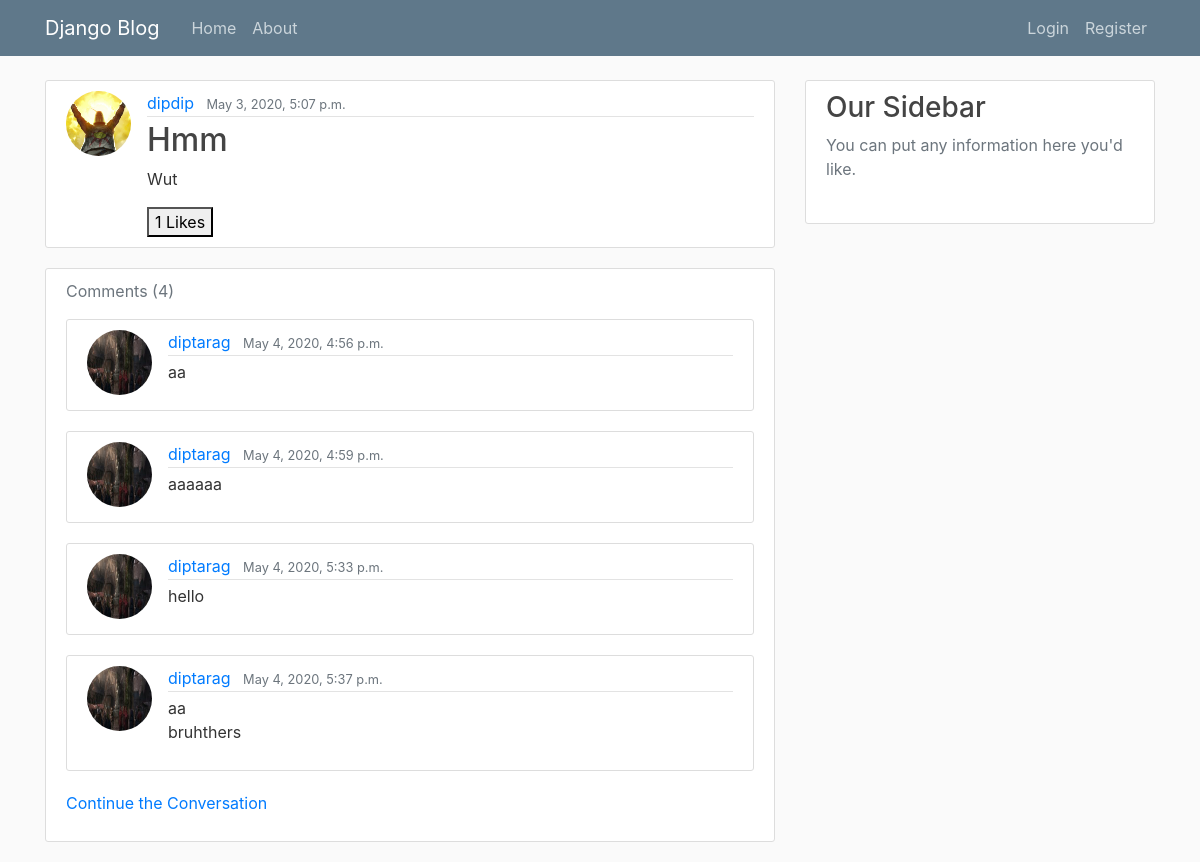
Screenshot of /post/3/ with the database file from the repository.
### Blog/models.py (models this page shows, shortened)
class Post(models.Model):
	title = models.CharField(max_length=100)
	content = models.TextField()
	date_posted = models.DateTimeField(default=timezone.now)
	author = models.ForeignKey(User, on_delete=models.CASCADE)
	likers = models.ManyToManyField(User, related_name = 'likers', blank = True)

class Comment(models.Model):
	content = models.TextField()
	date_posted = models.DateTimeField(default=timezone.now)
	author = models.ForeignKey(User, on_delete=models.CASCADE)
	post = models.ForeignKey(Post, on_delete=models.CASCADE)
	likes = models.ManyToManyField(User, related_name = 'likes', blank = True)

### users/models.py (models this page shows, shortened)
class Profile(models.Model):
    user = models.OneToOneField(User, on_delete=models.CASCADE)
    image = models.ImageField(default='default.jpg', upload_to='profile_pics')

### Blog/views.py (the view)
# urls.py: path('post/<int:pk>/', PostDetailView.as_view(), name='post-detail'),
class PostDetailView(DetailView):
    model = Post
    def get_context_data(self, **kwargs):
        context = super().get_context_data(**kwargs)
        is_liked = False
        if (self.object.likers.filter(username = self.request.user.username).exists()):
            is_liked = True
        else:
            is_liked = False
        post = self.object
        context['comments'] = Comment.objects.filter(post = self.object)
        context['is_liked'] = is_liked
        context['post']  = post
        return context

### Blog/templates/Blog/post_detail.html (shortened to what this page needs)
{%  extends "Blog/base.html" %}
{% block content %}
<body>
	<article class="media content-section">
				<img class = "rounded-circle article-img" src = "{{object.author.profile.image.url}}">
  <div class="media-body">
    <div class="article-metadata">
      <a class="mr-2" href="{% url 'profile-other' object.author.profile.id %}">{{ object.author }}</a>
      <small class="text-muted">{{ object.date_posted }}</small>
    </div>
    <h2>{{ object.title }}</h2>
    <p class="article-content">{{ object.content }}</p>
		<div id = "like-section"> {% include 'Blog/like-section.html' %} </div>
  </div>
</article>
<div class="content-section"> <p class="text-muted"> Comments ({{comments.count}}) </p>
{% for comment in comments %}
		<article class="media content-section">
					<img class = "rounded-circle article-img" src = "{{comment.author.profile.image.url}}">
		<div class="media-body">
			<div class="article-metadata">
				<a class="mr-2" href="{% url 'profile-other' comment.author.profile.id %}">{{ comment.author }}</a>
				<small class="text-muted">{{ comment.date_posted }}</small>
			</div>
			<p class="article-content">{{ comment.content }}</p>
		</div>
		</article>
{% endfor %}
<p> <a href="{% url 'post-comment' object.id%}"> Continue the Conversation </a></p>
</div>
</body>
{% endblock content %}

### Blog/templates/Blog/base.html (shortened to what this page needs)
{% load static %}
<!DOCTYPE HTML>
<html lang="en">
  <head>
    <link rel="stylesheet" href="https://maxcdn.bootstrapcdn.com/bootstrap/4.0.0/css/bootstrap.min.css">
	<link rel="stylesheet" type="text/css" href="{%static 'Blog/main.css' %}">
</head>
<body>
	<header class="site-header">
  <nav class="navbar navbar-expand-md navbar-dark bg-steel fixed-top">
    <div class="container">
      <a class="navbar-brand mr-4" href="/">Django Blog</a>
      <div class="collapse navbar-collapse" id="navbarToggle">
        <div class="navbar-nav mr-auto">
          <a class="nav-item nav-link" href="{% url 'blog-home' %}">Home</a>
          <a class="nav-item nav-link" href="{% url 'blog-about' %}">About</a>
        </div>
        <div class="navbar-nav">
          {% if user.is_authenticated%}
                      <a class="nav-item nav-link" href="{% url 'profile' %}"> {{user.username }}</a>
                      <a class="nav-item nav-link" href="{% url 'logout' %}">Log Out</a>
          {% else %}
                      <a class="nav-item nav-link" href="{% url 'login' %}">Login</a>
                      <a class="nav-item nav-link" href="{% url 'register' %}">Register</a>
          {% endif %}
        </div>
      </div>
    </div>
  </nav>
</header>
<main role="main" class="container">
  <div class="row">
    <div class="col-md-8">
      {% block content %}{% endblock %}
    </div>
    <div class="col-md-4">
      <div class="content-section">
        <h3>Our Sidebar</h3>
        <p class='text-muted'>You can put any information here you'd like.
        </p>
      </div>
    </div>
  </div>
</main>
  </body>
</html>

### Blog/templates/Blog/like-section.html
{% if user.is_authenticated %}
<form action = "{% url 'like-post'%}" method = "post">
  {% csrf_token %}
  {% if not is_liked %}
<button name = "post_id" id = "like" class = "btn-primary" value = "{{post.id}}" type = "submit"> Like {{post.likers.count}}</button>
 {% else %}
 <button name = "post_id" id = "like" class = "btn-danger" value = "{{post.id}}" type = "submit"> Unlike {{post.likers.count}}</button>
 {% endif %}
</form>
{% else %}
<button> {{post.likers.count}} Likes </button>
{% endif %}

### Blog/static/Blog/main.css (style rules this page uses)
body { background: #fafafa; color: #333333; margin-top: 5rem; }
h1, h2, h3, h4, h5, h6 { color: #444444; }
.bg-steel { background-color: #5f788a; }
.site-header .navbar-nav .nav-link { color: #cbd5db; }
.content-section { background: #ffffff; padding: 10px 20px; border: 1px solid #dddddd; border-radius: 3px; margin-bottom: 20px; }
.article-content { white-space: pre-line; }
.article-img { height: 65px; width: 65px; margin-right: 16px; }
.article-metadata { padding-bottom: 1px; margin-bottom: 4px; border-bottom: 1px solid #e3e3e3 }

### rows the page displays
Post: author.profile.image (placeholder picture), author "dipdip", date_posted "May 3, 2020, 5:07 p.m.", title "Hmm", content "Wut", likers.count "1"
Comment: author.profile.image (picture), author "diptarag", date_posted "May 4, 2020, 4:56 p.m.", content "aa"
Comment: author.profile.image (picture), author "diptarag", date_posted "May 4, 2020, 4:59 p.m.", content "aaaaaa"
Comment: author.profile.image (picture), author "diptarag", date_posted "May 4, 2020, 5:33 p.m.", content "hello"
Comment: author.profile.image (picture), author "diptarag", date_posted "May 4, 2020, 5:37 p.m.", content "aa bruhthers"

### other values shown
{{ comments.count }} "4"
